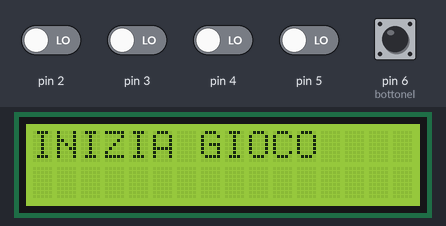
Bench run of a sketch on a simulated Arduino Uno, built with avr-gcc and run on an emulated ATmega328P. Shown: 16×2 character LCD. The inputs (shaded band) are chosen by the test bench; at power-on: pin 2–5, pin 6 (bottoneI) LOW. Random numbers use the default seed unless the sketch sets one.

Above: at 1.2 s.
1.3 s: pin 6 (bottoneI) pulled HIGH for 0.15 s
At 2.1 s:
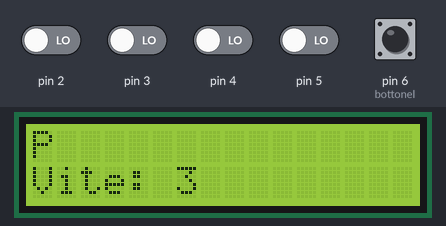
4.4 s: pin 6 (bottoneI) pulled HIGH for 1 s
At 5.2 s:
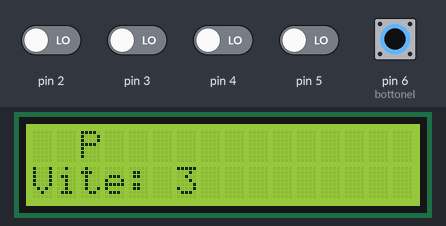
6.9 s: pin 2 driven HIGH
At 8.7 s:
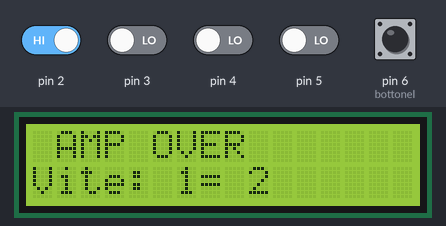
9.9 s: pin 3 driven HIGH
At 10.7 s:
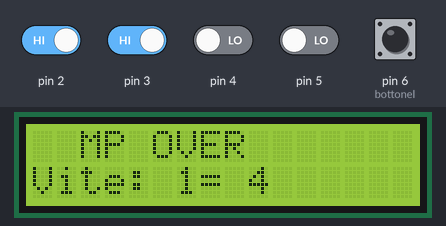
12.9 s: pin 5 driven HIGH
At 13.6 s:
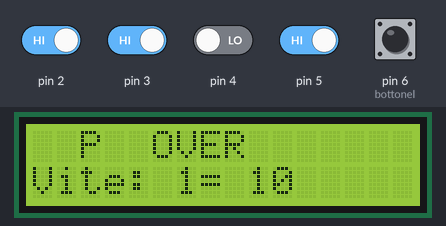
15.9 s: pin 2 driven LOW
At 18.3 s:
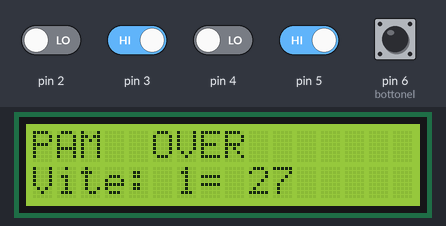
Timing chart, 0 to 19.8 s (numbered marks = the images above; inputs shaded):
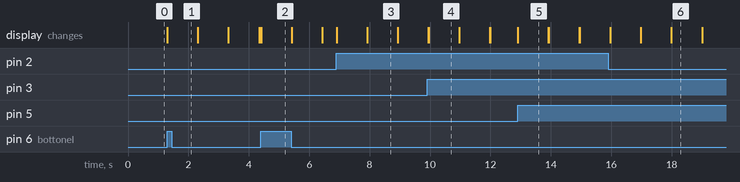

Measured:
- after the input at 1.3 s, the display: changes at once (image 1)
- after the input at 4.4 s, the display: changes at once (image 2)
- what the display in image 3 shows lasts 1.0 s, from 7.9 s to 8.9 s

The sketch:

PiGreco.ino
```cpp
#include <LiquidCrystal.h>

int bottoneI = 6;
int tempo = 1000;
int record = 0;
int vite = 3;
int punti = 0;
LiquidCrystal lcd(8, 9, 10, 11, 12, 13 );

void setup() {
  lcd.begin(16,2);
  randomSeed(analogRead(0));
  pinMode(bottoneI, INPUT);
  pinMode(1, INPUT);
  pinMode(2, INPUT);
  pinMode(3, INPUT);
  pinMode(4, INPUT);
  pinMode(5, INPUT);
}

void loop() {
  lcd.setCursor(0,0);
  lcd.print("INIZIA GIOCO");
  if (digitalRead(bottoneI) == HIGH)
  {
    lcd.clear();
    iniziaGioco(vite, tempo, record, punti);

  }


}

void iniziaGioco(int vite, int tempo, int record, int punti)
{

  if (record < punti) {
    record = punti;
  }
  if (vite == 0) {
    lcd.setCursor(0, 0);
    lcd.print("GAME OVER");
    lcd.setCursor(0, 1);
    lcd.print("Record = " + String(record));
  }
  if (vite != 0) {
    lcd.setCursor(0, 1);
    lcd.print("Vite: " + String(vite));
    if (vite > 0) {
      int pos = random(4);
      lcd.setCursor(pos, 0);
      lcd.print("P");
      for (int i = 0; i < tempo; i++)
      {
        if (digitalRead(pos + 2) == HIGH)
        {
          punti++;
          lcd.setCursor(pos, 0);
          lcd.print(" ");
          iniziaGioco(vite, tempo, record, punti);
        }
        delay(1);

      }
      vite--;
      lcd.setCursor(pos, 0);
      lcd.print(" ");
      if(vite == 0){
      iniziaGioco(vite, tempo, record , 0);
      }else{
        iniziaGioco(vite, tempo, record , punti);
      }
    }
  }
}
```
